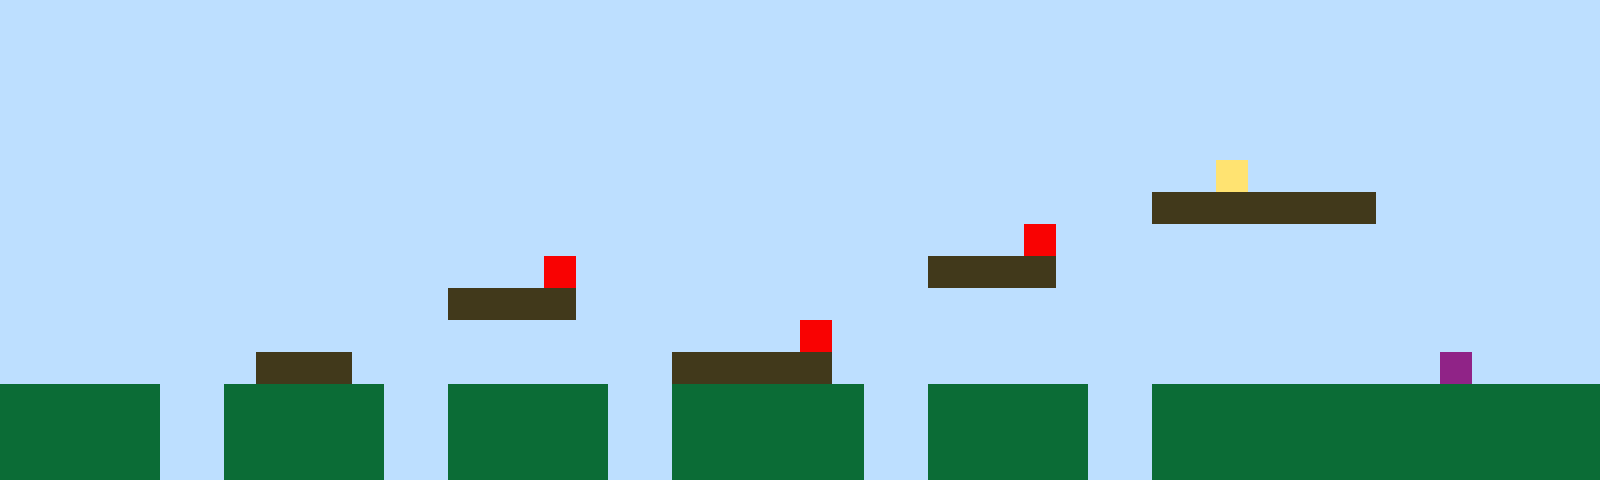

Below is a game level as drawn by its tile map, then a one-line description and the .tmx file that defines it, in full:
An orthogonal 50x15 tile map with 32x32 px tiles, 1 tile layer (Tile Layer 1).

<map version="1.10" tiledversion="1.11.2" orientation="orthogonal" renderorder="right-up" width="50" height="15" tilewidth="32" tileheight="32" infinite="0" nextlayerid="2" nextobjectid="1"><editorsettings><export target="map1.csv" format="csv" /></editorsettings><tileset firstgid="1" name="sprites" tilewidth="32" tileheight="32" tilecount="6" columns="3"><image source="sprites.png" width="96" height="64" /></tileset><layer id="1" name="Tile Layer 1" width="50" height="15"><data encoding="csv">1,1,1,1,1,1,1,1,1,1,1,1,1,1,1,1,1,1,1,1,1,1,1,1,1,1,1,1,1,1,1,1,1,1,1,1,1,1,1,1,1,1,1,1,1,1,1,1,1,1,1,1,1,1,1,1,1,1,1,1,1,1,1,1,1,1,1,1,1,1,1,1,1,1,1,1,1,1,1,1,1,1,1,1,1,1,1,1,1,1,1,1,1,1,1,1,1,1,1,1,1,1,1,1,1,1,1,1,1,1,1,1,1,1,1,1,1,1,1,1,1,1,1,1,1,1,1,1,1,1,1,1,1,1,1,1,1,1,1,1,1,1,1,1,1,1,1,1,1,1,1,1,1,1,1,1,1,1,1,1,1,1,1,1,1,1,1,1,1,1,1,1,1,1,1,1,1,1,1,1,1,1,1,1,1,1,1,1,1,1,1,1,1,1,1,1,1,1,1,1,1,1,1,1,1,1,1,1,1,1,1,1,1,1,1,1,1,1,1,1,1,1,1,1,1,1,1,1,1,1,1,1,1,1,1,1,1,1,1,1,1,1,1,1,1,1,1,1,1,1,1,1,1,1,1,1,1,1,1,1,1,1,1,1,1,1,1,1,1,1,1,1,1,1,1,1,1,1,1,1,1,1,1,1,1,1,1,1,4,1,1,1,1,1,1,1,1,1,1,1,1,1,1,1,1,1,1,1,1,1,1,1,1,1,1,1,1,1,1,1,1,1,1,1,1,1,1,1,1,1,1,1,1,1,1,1,3,3,3,3,3,3,3,1,1,1,1,1,1,1,1,1,1,1,1,1,1,1,1,1,1,1,1,1,1,1,1,1,1,1,1,1,1,1,1,1,1,1,1,1,1,1,5,1,1,1,1,1,1,1,1,1,1,1,1,1,1,1,1,1,1,1,1,1,1,1,1,1,1,1,1,1,1,1,1,1,1,5,1,1,1,1,1,1,1,1,1,1,1,3,3,3,3,1,1,1,1,1,1,1,1,1,1,1,1,1,1,1,1,1,1,1,1,1,1,1,1,1,1,1,1,1,1,1,3,3,3,3,1,1,1,1,1,1,1,1,1,1,1,1,1,1,1,1,1,1,1,1,1,1,1,1,1,1,1,1,1,1,1,1,1,1,1,1,1,1,1,1,1,1,1,1,1,1,1,1,1,1,1,1,1,1,1,1,1,5,1,1,1,1,1,1,1,1,1,1,1,1,1,1,1,1,1,1,1,1,1,1,1,1,1,1,1,1,1,1,1,1,3,3,3,1,1,1,1,1,1,1,1,1,1,3,3,3,3,3,1,1,1,1,1,1,1,1,1,1,1,1,1,1,1,1,1,1,1,6,1,1,1,1,2,2,2,2,2,1,1,2,2,2,2,2,1,1,2,2,2,2,2,1,1,2,2,2,2,2,2,1,1,2,2,2,2,2,1,1,2,2,2,2,2,2,2,2,2,2,2,2,2,2,2,2,2,2,2,1,1,2,2,2,2,2,1,1,2,2,2,2,2,1,1,2,2,2,2,2,2,1,1,2,2,2,2,2,1,1,2,2,2,2,2,2,2,2,2,2,2,2,2,2,2,2,2,2,2,1,1,2,2,2,2,2,1,1,2,2,2,2,2,1,1,2,2,2,2,2,2,1,1,2,2,2,2,2,1,1,2,2,2,2,2,2,2,2,2,2,2,2,2,2</data></layer></map>
